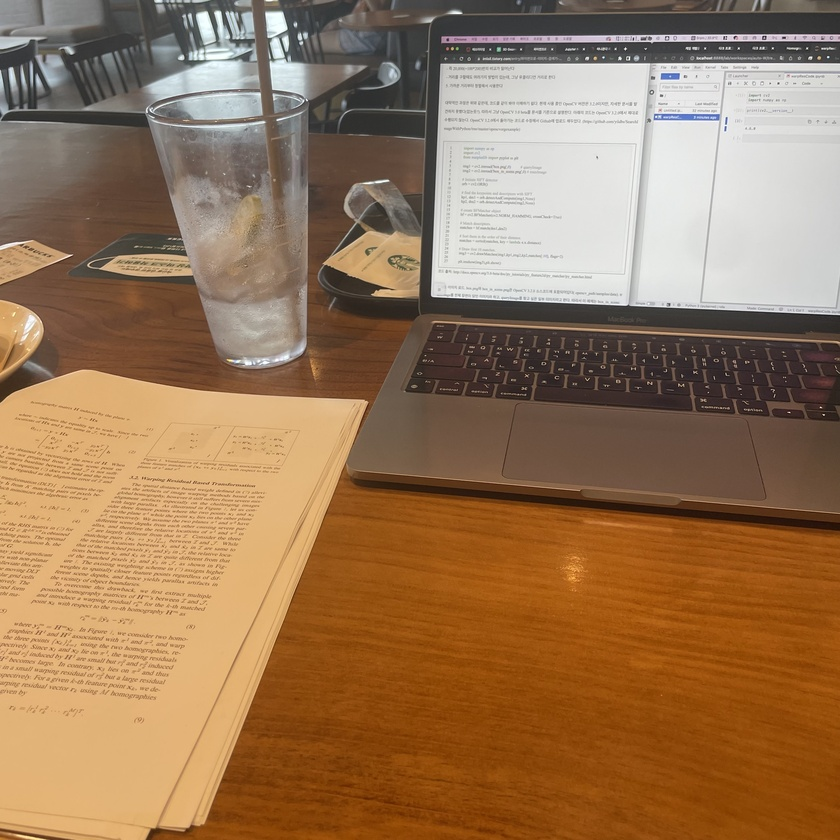
#> input picture img1.jpeg, 840 x 840 px, shrunk from 3024 x 3024 before the run, given in place of img1.png, which was not available
$ jupyter execute WRBIS.ipynb
#> lines starting #> are read from the running program, lines starting #| are printed output that depends on the picture; pictures that were not available may be replaced by others from this repository, and a replacement may not be noted
[cell 1]
import sys
import numpy as np
import cv2
import matplotlib.pyplot as plt

# 영상 불러오기
src1 = cv2.imread('img1.png', cv2.IMREAD_GRAYSCALE)
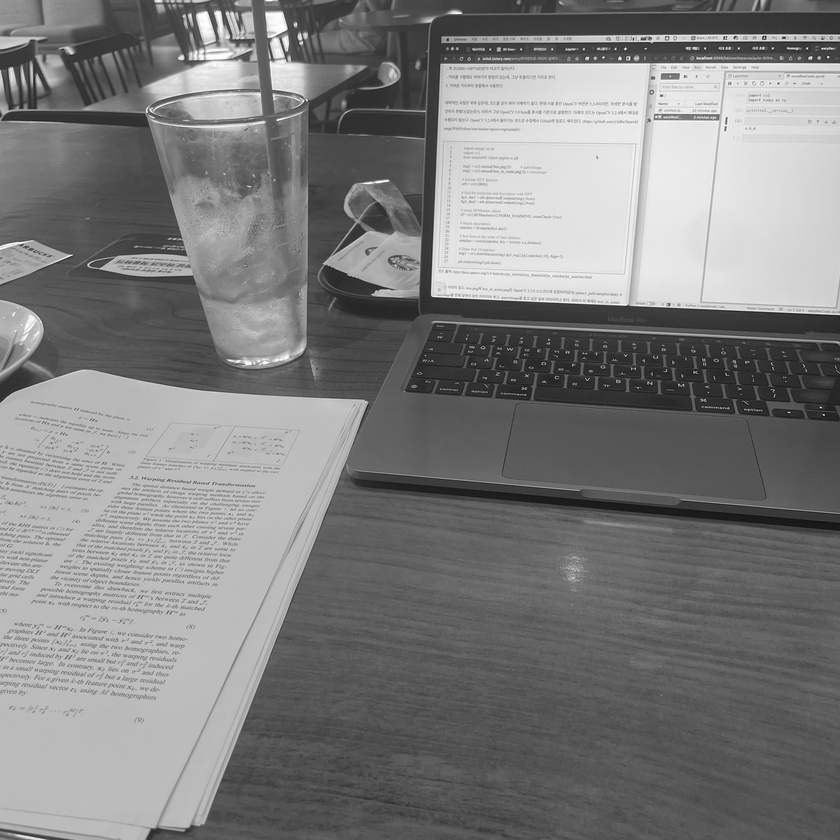
#> src1: shape (840, 840); min 6, max 255, mean 125.7
src2 = cv2.imread('img2.png', cv2.IMREAD_GRAYSCALE)
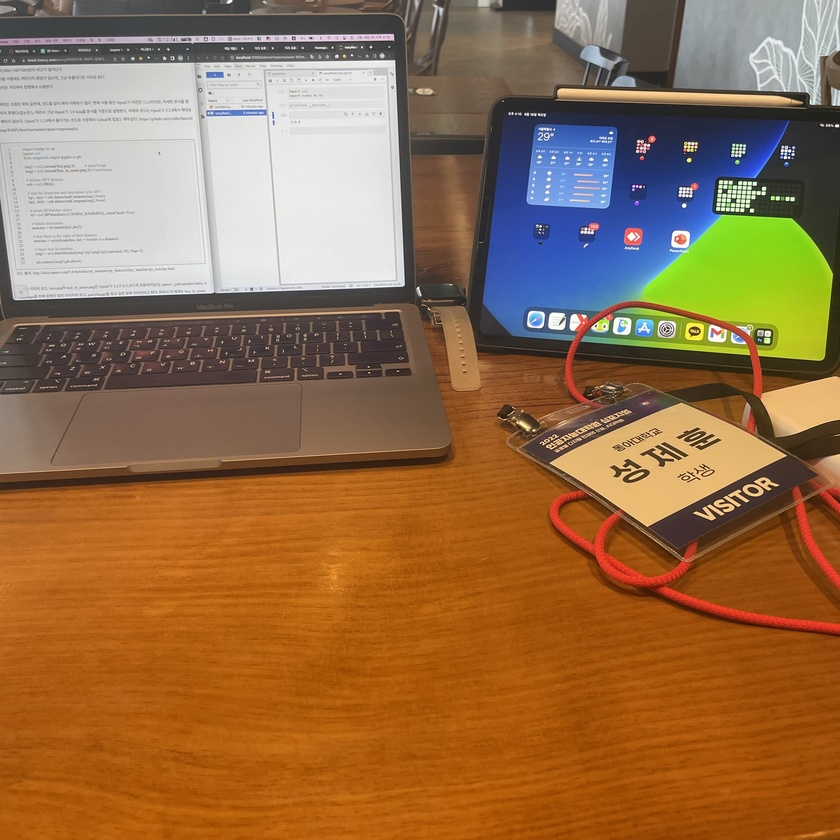
#> input picture img2.jpeg, 840 x 840 px, shrunk from 3024 x 3024 before the run, given in place of img2.png, which was not available
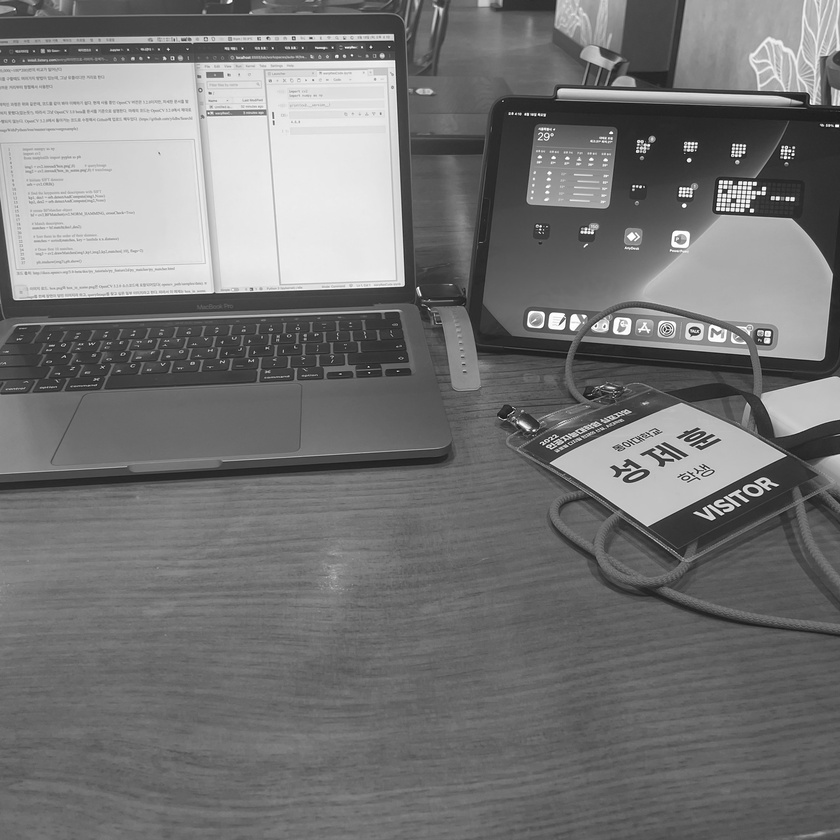
#> src2: shape (840, 840); min 9, max 255, mean 117.4
#src1 = cv2.imread('box.png', cv2.IMREAD_GRAYSCALE)
#src2 = cv2.imread('box_in_scene.png', cv2.IMREAD_GRAYSCALE)

if src1 is None or src2 is None:
    print('Image load failed!')
    sys.exit()

[cell 2]
# 특징점 알고리즘 객체 생성 (KAZE, AKAZE, ORB 등)
feature = cv2.SIFT_create()
#feature = cv2.AKAZE_create()
#feature = cv2.ORB_create()

# 특징점 검출 및 기술자 계산
kp1, desc1 = feature.detectAndCompute(src1, None)
#> kp1 = 2388 keypoints; strongest (x, y, size): (620, 58, 2.2), (810, 58, 2.3), (784, 38, 1.8), (276, 22, 13.7)
kp2, desc2 = feature.detectAndCompute(src2, None)
#> kp2 = 1619 keypoints; strongest (x, y, size): (689, 160, 2.8), (684, 205, 2.8), (785, 158, 1.9), (755, 184, 2.6)

[cell 3]
# 특징점 매칭
matcher = cv2.BFMatcher_create()
#matcher = cv2.BFMatcher_create(cv2.NORM_HAMMING)
matches = matcher.match(desc1, desc2)
#> matches = 2388 matches

# 좋은 매칭 결과 선별
matches = sorted(matches, key=lambda x: x.distance)

#상위 80개만 선별
good_matches = matches[:80]
#> good_matches = 80 matches

print('# of kp1:', len(kp1))
#| # of kp1: 2388
print('# of kp2:', len(kp2))
#| # of kp2: 1619
print('# of matches:', len(matches))
#| # of matches: 2388
print('# of good_matches:', len(good_matches))
#| # of good_matches: 80

[cell 4]
# 호모그래피 계산

# 좋은 매칭점의 queryIdx로 원본 영상의 좌표 구하기 ---③
pts1 = np.array([kp1[m.queryIdx].pt for m in good_matches]).reshape(-1, 1, 2).astype(np.float32)
#> pts1 = 80 rows, first 8: [661.6, 38.03], [671.8, 38.06], [671.8, 38.06], [613.3, 38.41], [661.6, 38.03], [490.1, 39.18], [500.2, 39.01], [552.7, 38.79]
# 좋은 매칭점의 trainIdx로 대상 영상의 좌표 구하기 ---④
pts2 = np.array([kp2[m.trainIdx].pt for m in good_matches]).reshape(-1, 1, 2).astype(np.float32)
#> pts2 = 80 rows, first 8: [200.6, 38.93], [210.2, 38.86], [210.2, 38.86], [155, 39.37], [200.6, 38.93], [32.09, 41.13], [42.45, 40.85], [95.63, 40.08]
# 원근 변환 행렬 구하기 ---⑤
H, M = cv2.findHomography(pts1, pts2, cv2.USAC_MAGSAC)
#> H = [[1.22, 0.197, -568], [0.00738, 1.14, -0.303], [0.000349, -4.73e-05, 1]]; M = 80 values, max 1 at index 0, min 0 at index 29, mean 0.825

#good_matches가 dematch의 리스트 80개를 하나하나 받아서 m에 받는다. dematch type에는 queryIndex와 trainIndex가있는데
#queryIdx는 1번이미지 키포인트 번호이다. 이걸 kp1에대한 인덱스 번호로 준다. 1번영상에서 kpt의 인덱스에 해당하는것을 찾아서 pt라는 점의 좌표를 받아온다. pt는 실수와 좌표를 갖는 두개짜리 튜플이다. 얘들을 ndarray로 받는다.
#pte1이 N,1,2로 받아야 하기때문에 pts1=에서 reshape함수를 사용해 바꿔준다.
#호모그래피 perspectiveTransform을 H로 받았고, 마스크는 M으로 받음

[cell 5]
# 호모그래피를 이용하여 기준 영상 영역 표시

dst = cv2.drawMatches(src1, kp1, src2, kp2, good_matches, None, flags=cv2.DrawMatchesFlags_NOT_DRAW_SINGLE_POINTS)
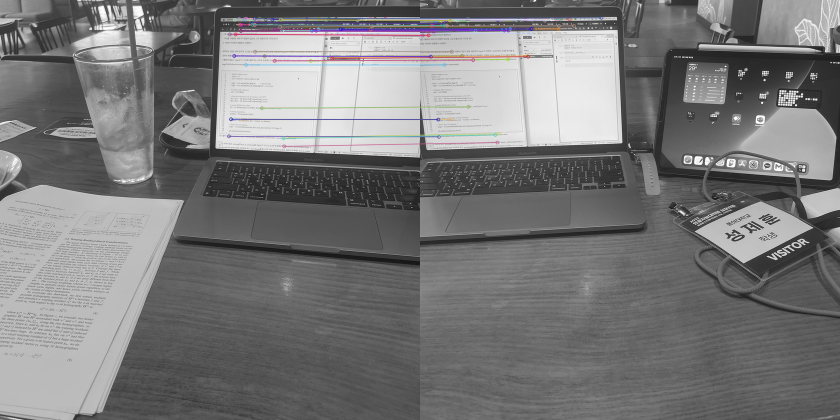
#> dst: shape (840, 1680, 3) (shown at 1/2 size); mean of channels 0, 1, 2 121.3, 120.9, 121.2; drawn as B, G, R
(h, w) = src1.shape[:2]
#> h = 840; w = 840
corners1 = np.array([[0, 0], [0, h-1], [w-1, h-1], [w-1, 0]]).reshape(-1, 1, 2).astype(np.float32)
#> corners1 = [[0, 0], [0, 839], [839, 839], [839, 0]]
corners2 = cv2.perspectiveTransform(corners1, H)
#> corners2 = [[-568, -0.303], [-419.8, 996.1], [495.1, 768.5], [352.3, 4.56]]

#perspectiveTransform은 H를 가지고 어디로 이동하는지 좌표계산을 하는것이다. corners1은 N,1,2형태의 shape이어야한다.
corners2 = corners2 + np.float32([w, 0])
#> corners2 = [[272, -0.303], [420.2, 996.1], [1335.1, 768.5], [1192.3, 4.56]]

# [6 lines of commented-out code are left out]

[cell 6]
dst = cv2.warpPerspective(src1, H, ((src1.shape[1] + src2.shape[1]), src2.shape[0])) #wraped image
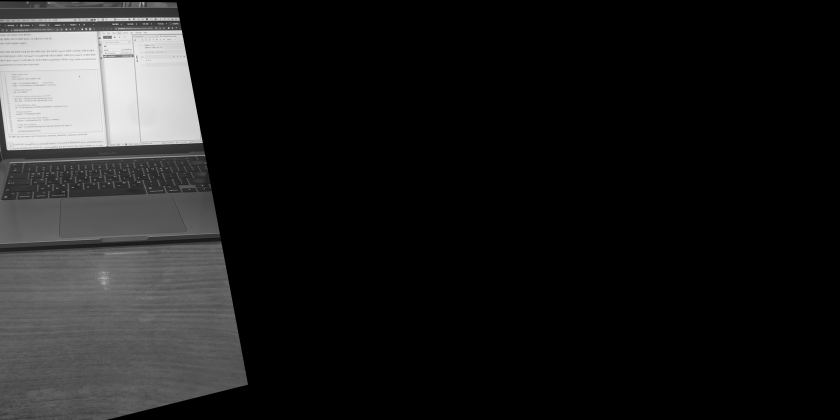
#> dst: shape (840, 1680) (shown at 1/2 size); min 0, max 252, mean 29.3
plt.imshow(dst)
# now paste them together
dst[0:src2.shape[0], 0:src2.shape[1]] = src2
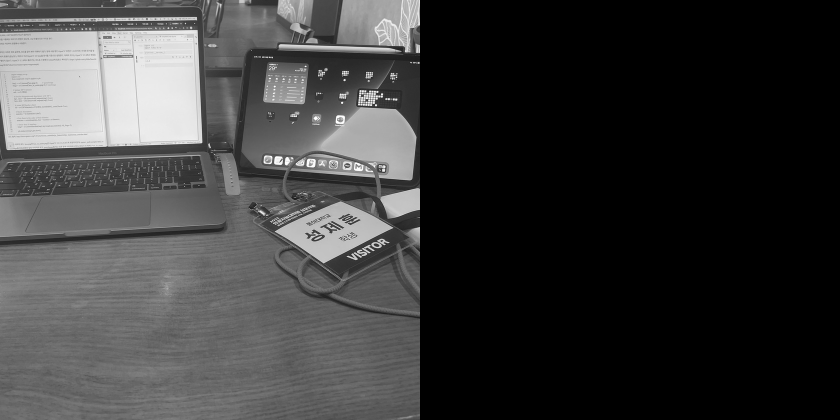
#> dst: shape (840, 1680) (shown at 1/2 size); min 0, max 255, mean 58.7
dst[0:src1.shape[0], 0:src1.shape[1]] = src1
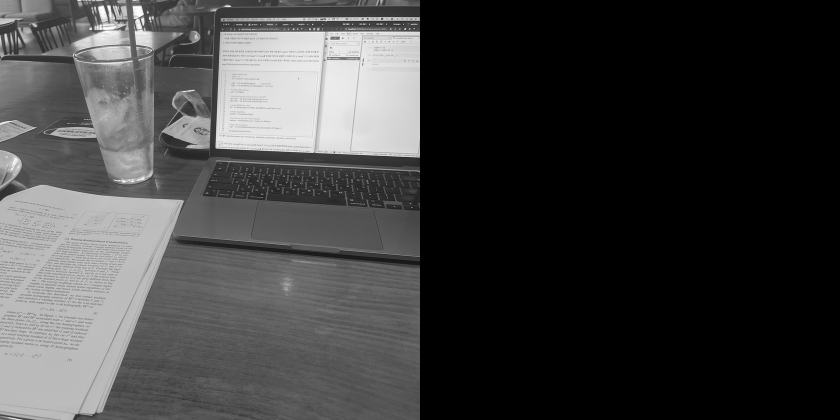
#> dst: shape (840, 1680) (shown at 1/2 size); min 0, max 255, mean 62.8

[cell 7]
dst = cv2.warpPerspective(src2, H, ((src2.shape[1] + src1.shape[1]), src1.shape[0])) #wraped image
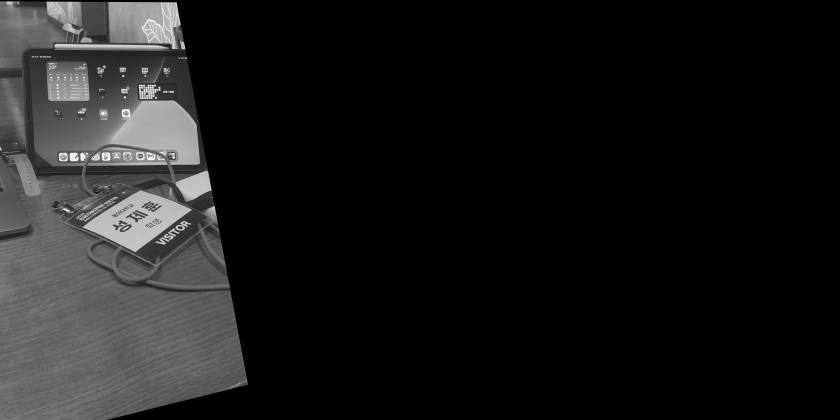
#> dst: shape (840, 1680) (shown at 1/2 size); min 0, max 255, mean 25.6
# now paste them together
dst[0:src1.shape[0], 0:src1.shape[1]] = src1
dst[0:src2.shape[0], 0:src2.shape[1]] = src2
